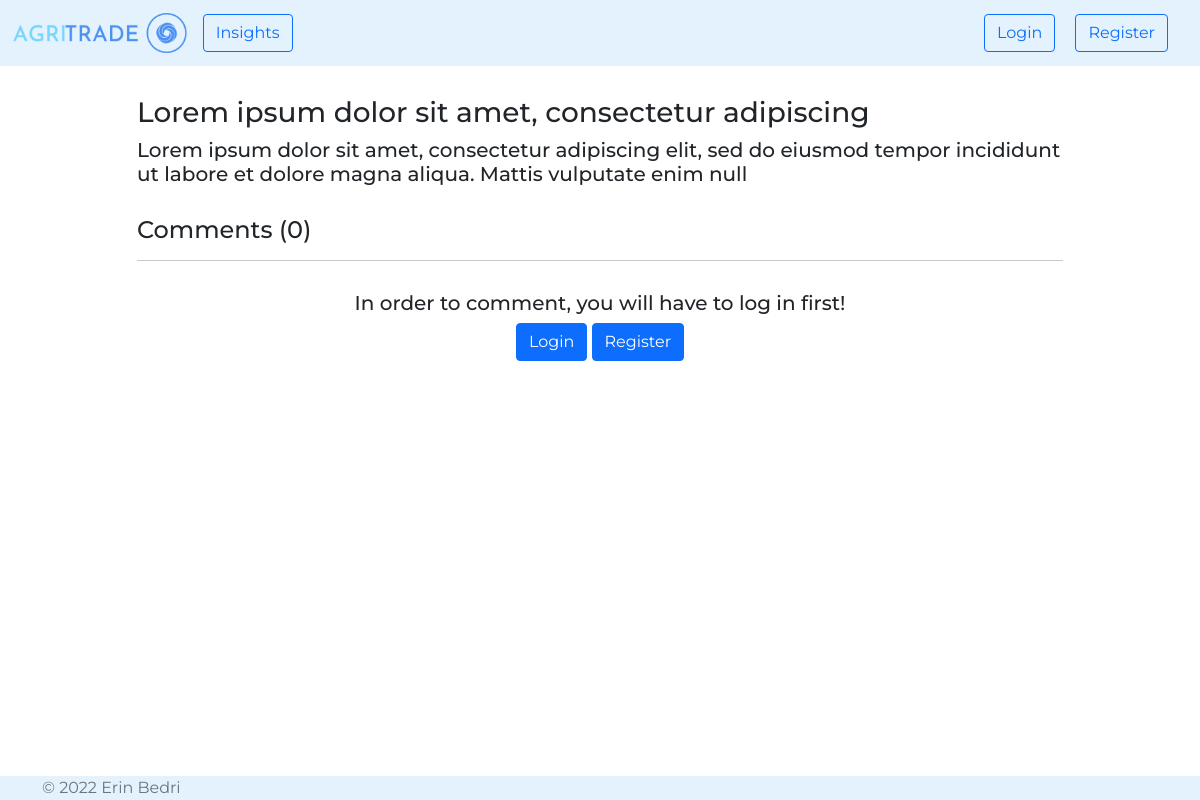
Before: /posts/post/5/comments/ with the older database file.
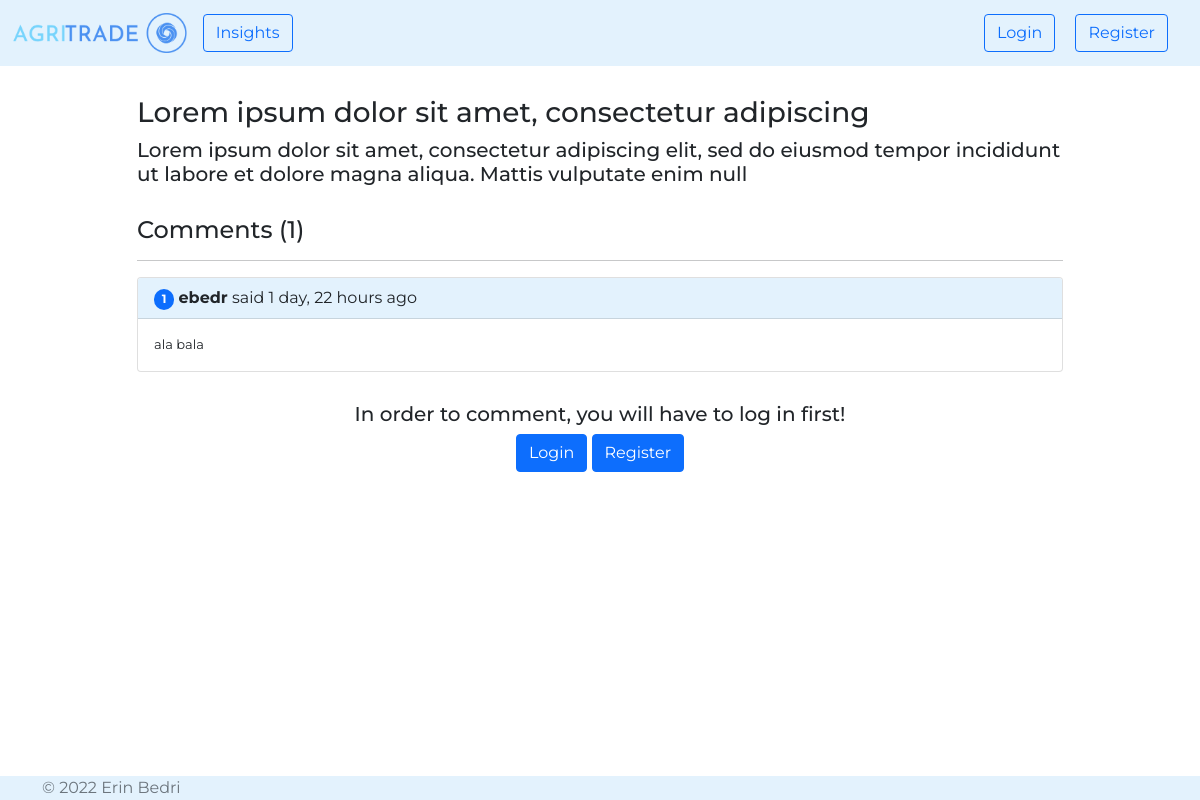
After: the same page with the newer database file.
### agri_trade/posts/models.py (models this page shows, shortened)
class Post(models.Model):
    TITLE_MAX_LEN = 50
    SUBTITLE_MAX_LEN = 150
    TOPIC_CHOICES = (
        ('Agriculture', 'Agriculture'),
        ('Markets', 'Markets'),
        ('Technology', 'Technology'),
        ('Others', 'Others'),
    )
    TOPIC_MAX_LEN = max([len(topic[1]) for topic in TOPIC_CHOICES])
    author = models.ForeignKey(
        UserModel,
        on_delete=CASCADE,
        related_name='posts',
    )
    title = models.CharField(
        max_length=TITLE_MAX_LEN,
    )
    subtitle = models.CharField(
        max_length=SUBTITLE_MAX_LEN,
        blank=True,
        null=True,
    )
    topic = models.CharField(
        max_length=TOPIC_MAX_LEN,
        choices=TOPIC_CHOICES,
    )
    body = RichTextField()
    created_on = models.DateTimeField(
        auto_now_add=True,
    )
    updated_on = models.DateTimeField(
        auto_now=True
    )
    class Meta:
        ordering = ['-created_on']

class PostComment(models.Model):
    COMMENT_MAX_LEN = 500
    author = models.ForeignKey(
        UserModel,
        on_delete=CASCADE,
    )
    post = models.ForeignKey(
        Post,
        on_delete=CASCADE,
    )
    body = models.TextField(
        max_length=COMMENT_MAX_LEN,
    )
    created_on = models.DateTimeField(
        auto_now_add=True
    )

### agri_trade/posts/views.py (the view)
# urls.py: path('post/<int:pk>/comments/', views.show_comments, name='show comments'),
def show_comments(request, pk):
    post = get_object_or_404(Post, pk=pk)
    comments = PostComment.objects \
        .filter(post_id__exact=pk) \
        .order_by('created_on')
    comments_count = comments.count()
    if request.method == 'POST':
        form = PostCommentForm(request.POST)
        if form.is_valid():
            new_comment = form.save(commit=False)
            new_comment.post = post
            new_comment.author = request.user
            new_comment.save()
            return HttpResponseRedirect(reverse('posts:show comments', args=[str(pk)]))
    else:
        form = PostCommentForm()
    context = {
        'post': post,
        'comments': comments,
        'comments_count': comments_count,
        'form': form,
    }
    return render(request, 'posts/show_comments.html', context)

### agri_trade/posts/templates/posts/show_comments.html
{% extends 'web/base.html' %}
{% block content %}
    <div class="container" style="margin-top: 30px; margin-bottom: 50px">
        <div class="row justify-content-md-center">
            <div class="col-md-10">
                <h3>{{ post.title }}</h3>
                <h5>{{ post.subtitle }}</h5>
                <div style="margin-top: 30px">
                    <h4>Comments ({{ comments_count }})</h4>
                    <hr>
                </div>
                {% for comment in comments %}
                    <div class="card" style="margin-top: 10px">
                        <div class="card-header" style="background-color: #e3f2fd">
                            <div class="row">
                                <div class="col">
                                    <span class="badge rounded-pill bg-primary">{{ forloop.counter }}</span>
                                    <b>{{ comment.author }}</b> said {{ comment.created_on|timesince }} ago
                                </div>
                            </div>
                        </div>
                        <div class="card-body">
                            <blockquote class="blockquote mb-0">
                                <p style="font-size: small">{{ comment.body }}</p>
                            </blockquote>
                        </div>
                    </div>
                {% endfor %}
                <div style="margin-top: 30px">
                    {% if request.user.is_authenticated %}
                        <form method="post" action="{% url 'posts:show comments' post.id %}">
                            {% csrf_token %}
                            {{ form }}
                            <button type="submit" class="btn btn-primary" style="margin-top: 10px">Comment</button>
                        </form>
                    {% else %}
                        <div class="text-center">
                            <h5>In order to comment, you will have to log in first!</h5>
                            <a href="{% url 'accounts:login' %}" class="btn btn-primary">Login</a>
                            <a href="{% url 'accounts:register' %}" class="btn btn-primary">Register</a>
                        </div>
                    {% endif %}
                </div>
            </div>
        </div>
    </div>
{% endblock %}

### agri_trade/web/templates/web/base.html (shortened to what this page needs)
{% load static %}
<!doctype html>
<html lang="en">
<head>
    <link rel="stylesheet" href="{% static 'css/style.css' %}">
    <link href="https://cdn.jsdelivr.net/npm/bootstrap@5.0.2/dist/css/bootstrap.min.css" rel="stylesheet"
>
</head>
<body class="d-flex flex-column min-vh-100">
    {% include 'web/navigation.html' %}
    {% block content %}{% endblock %}
    {% include 'web/footer.html' %}
</body>
</html>

### agri_trade/web/templates/web/navigation.html (shortened to what this page needs)
{% load static %}
<nav class="navbar navbar-expand-lg navbar-light" style="background-color: #e3f2fd;">
    <div class="container-fluid">
        <a class="navbar-brand" href="{% url 'web:homepage' %}">
            <img src="{% static 'img/logo.png' %}" alt="logo" style="height: 40px">
        </a>
        <ul class="navbar-nav">
            <li class="nav-item">
                <a class="btn btn-outline-primary" href="{% url 'posts:show posts' %}">Insights</a>
            </li>
        </ul>
        <div class="collapse navbar-collapse" id="navbarNavDropdown">
            <ul class="navbar-nav ms-auto">
                {% if request.user.is_authenticated %}
                    <li class="nav-item"style="margin-right: 25px">
                        <b><a class="nav-link disabled" href="#"
                              style="color: #2fa1fd">Welcome, {{ request.user.username }}!</a></b>
                    </li>
                    <li class="nav-item" style="padding-right: 20px">
                        <a class="btn btn-outline-primary" href="{% url 'marketplace:marketplace' %}">Marketplace</a>
                    </li>
                    <li class="nav-item" style="padding-right: 20px">
                        <a class="btn btn-outline-primary" href="{% url 'marketplace:add product' %}">Add Produce</a>
                    </li>
                    <li class="nav-item" style="padding-right: 20px">
                        <button type="button" class="btn btn-outline-primary position-relative"
                                onclick="location.href = '{% url 'user_messages:messages' %}';">
                            Messages
                            {% if request.unread_messages_count > 0 %}
                                <span class="position-absolute top-0 start-100 translate-middle badge rounded-pill bg-danger">
                                {{ request.unread_messages_count }}
                                <span class="visually-hidden">unread messages</span>
                            </span>
                            {% endif %}
                        </button>
                    </li>
                    <div class="dropdown">
                        <button class="btn btn-outline-primary dropdown-toggle" type="button" id="dropdownMenuButton1"
                                data-bs-toggle="dropdown" aria-expanded="false">
                            Account
                        </button>
                        <ul class="dropdown-menu" aria-labelledby="dropdownMenuButton1">
                            <li><a class="dropdown-item" href="{% url 'marketplace:show favourites' %}">Favourites</a>
                            </li>
                            <li><a class="dropdown-item" href="{% url 'accounts:account' %}">Profile</a></li>
                            <li>
                                <hr class="dropdown-divider">
                            </li>
                            <li><a class="dropdown-item" href="{% url 'accounts:logout' %}">Logout</a></li>
                        </ul>
                    </div>
                {% else %}
                    <li class="nav-item" style="padding-right: 20px">
                        <a class="btn btn-outline-primary" href="{% url 'accounts:login' %}">Login</a>
                    </li>
                    <li class="nav-item" style="padding-right: 20px">
                        <a class="btn btn-outline-primary" aria-current="page" href="{% url 'accounts:register' %}">Register</a>
                    </li>
                {% endif %}
            </ul>
        </div>
    </div>
</nav>

### agri_trade/web/templates/web/footer.html
<footer class="mt-auto" style="background-color: #e3f2fd;">
    <div class="container">
        <span class="text-muted">© 2022 Erin Bedri</span>
    </div>
</footer>

### static/css/style.css (style rules this page uses)
body { font-family: 'Montserrat', sans-serif !important; }

Changed rows visible on the page:
added PostComment: author "ebedr", created_on "1 day, 22 hours", body "ala bala"
Other visible differences:
{{ comments_count }}: "0" → "1"
